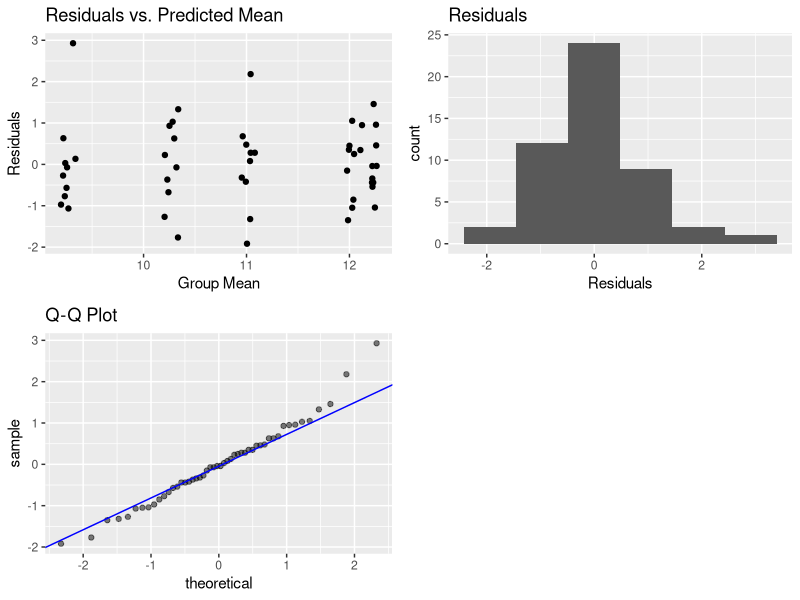
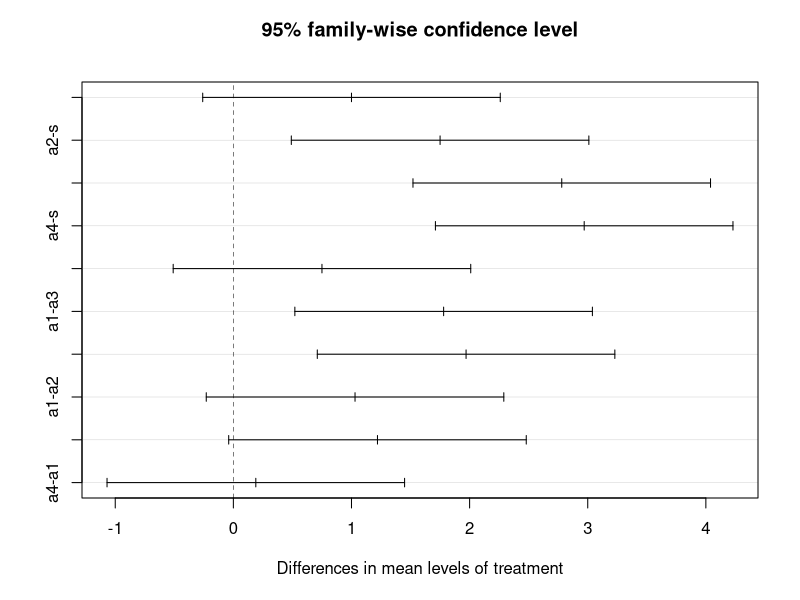

Generate these figures, in order, with R: (Note: this script raises an error after producing the figures.)
## ---- chunk 1
library(tidyverse)
library(grid)
library(gridExtra)
library(kableExtra)
a1 <- c(12.4, 10.7, 11.9, 11.0, 12.4, 12.3, 13.0, 12.5, 11.2, 13.1)
a2 <- c(9.1, 11.5, 11.3, 9.7, 13.2, 10.7, 10.6, 11.3, 11.1, 11.7)
a3 <- c(8.5, 11.6, 10.2, 10.9, 9.0, 9.6, 9.9, 11.3, 10.5, 11.2)
a4 <- c(12.7, 13.2, 11.8, 11.9, 12.2, 11.2, 13.7, 11.8, 12.2, 11.7)
s <- c(8.7, 9.3, 8.2, 8.3, 9.0, 9.4, 9.2, 12.2, 8.5, 9.9)
data <- cbind(s, a1, a2, a3, a4)
frame <- data.frame(matrix(data, ncol = 5, nrow = 10, byrow = F))
colnames(frame) <- c("s", "a1", "a2", "a3", "a4")
gather_frame <- gather(data = frame, key = "treatment", value = "wt_loss")
gather_frame$treatment <- factor(gather_frame$treatment)
anova_mod <- aov(wt_loss ~ treatment, data = gather_frame)
y <- quantile(anova_mod$residuals[!is.na(anova_mod$residuals)], c(0.25, 0.75))
x <- qnorm(c(0.25, 0.75))
slope = diff(y)/diff(x)
int <- y[1L] - slope*x[1L]


norm_res <- ggplot(data = anova_mod, aes(x = anova_mod$residuals)) + geom_histogram(bins = 6) + xlab("Residuals") + ggtitle("Residuals")


resid_jitter <- ggplot(data = anova_mod, aes(x = anova_mod$fitted.values, y = anova_mod$residuals)) + geom_jitter() +  xlab("Group Mean") + ylab("Residuals") + ggtitle("Residuals vs. Predicted Mean")


qq <- ggplot(data = anova_mod) + stat_qq(aes(sample = anova_mod$residuals), alpha = 0.5) + 
    geom_abline(slope = slope, intercept = int, color = "blue") + ggtitle("Q-Q Plot")


res_sum <- as.table(summary(anova_mod$residuals), nrow= 2, ncol = 6)
grid.arrange(resid_jitter, norm_res, qq, nrow = 2, ncol = 2)
## ---- chunk 2
anova_mod
summary(anova_mod)
## ---- chunk 3
real_w <- TukeyHSD(anova_mod, ordered = TRUE)
real_w$treatment
plot(real_w)
## ---- chunk 4
Dunnett <- glht(anova_mod, linfct = mcp(treatment = c("a1-s=0", 
                                                      "a2-s=0",
                                                      "a3-s=0",
                                                      "a4-s=0")))
summary(Dunnett)
